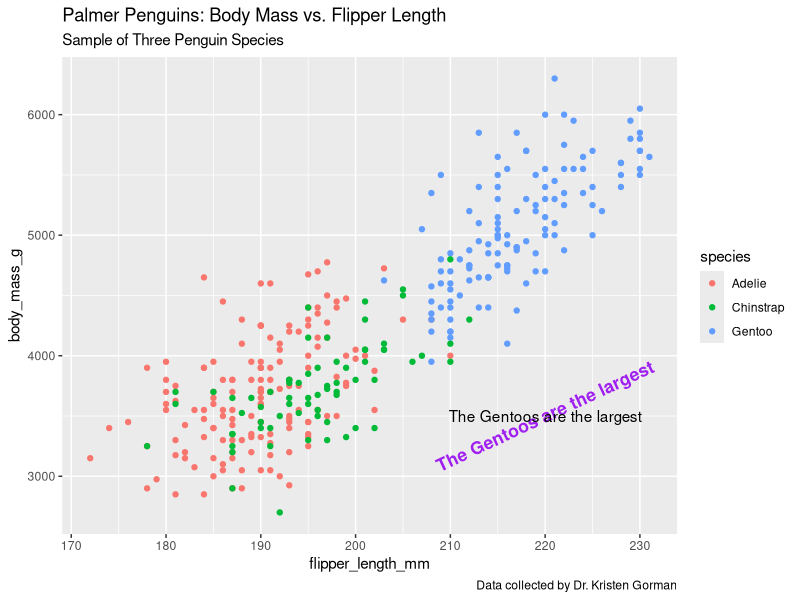
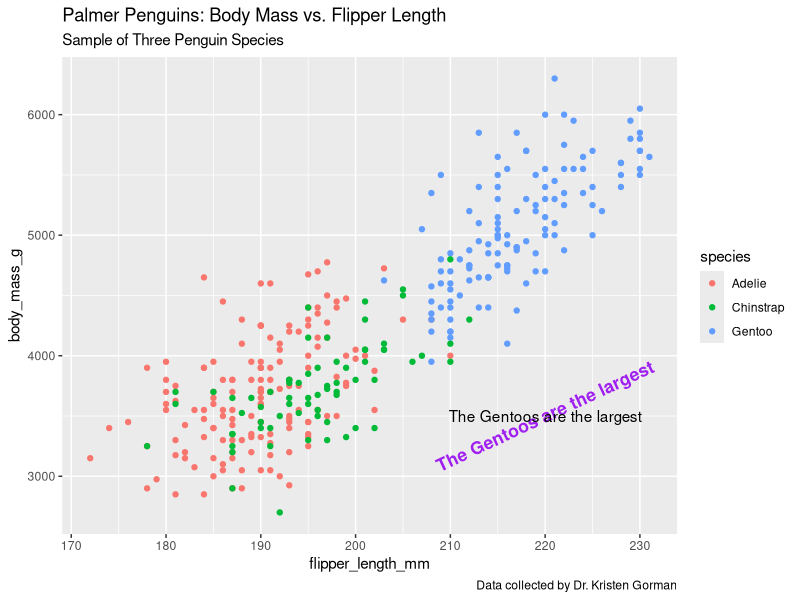

Source code (R) for these figures, in order:
# Fundamentos de R: anotaciones, etiquetas y exportación

# Las anotaciones y etiquetas son empleadas para añadir información a las 
# gráficas y que su comprensión sea rápida para las personas interesadas en 
# el análisis realizado.

library(ggplot2)
library(palmerpenguins)

# En este ejemplo, usando el dataset de pinguinos se añaden etiquetas para
# el título del gráfico de dispersión: título, subtítulo, créditos y una anotación.

p <- ggplot(data = penguins) + 
  geom_point(mapping = aes(x = flipper_length_mm, y = body_mass_g, color = species)) +
  labs(title = "Palmer Penguins: Body Mass vs. Flipper Length", subtitle = "Sample of Three Penguin Species",
       caption = "Data collected by Dr. Kristen Gorman") + 
  annotate("text", x = 220, y = 3500, label = "The Gentoos are the largest", color = "purple", fontface = "bold",
           size = 4.5, angle = 25)

# Es posible almacenar la gráfica en una variable y añadir anotaciones posteriores
p + annotate("text", x = 220, y = 3500, label = "The Gentoos are the largest")

# ggsave() permite exportar y guardar las gráficas en R en formato PNG o PDF.
# Esto también puede hacerse de la opción export en la sección de gráficas.

ggsave("Three Penguin Species.png")

